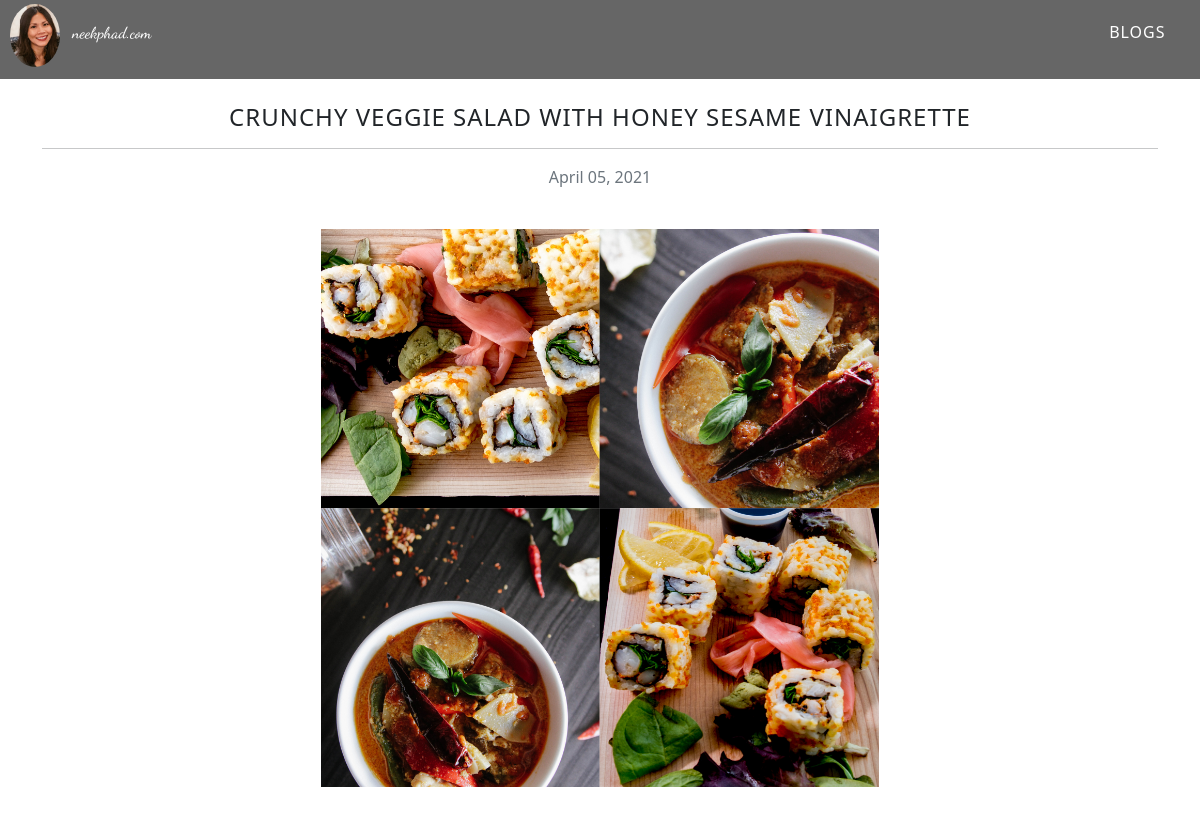
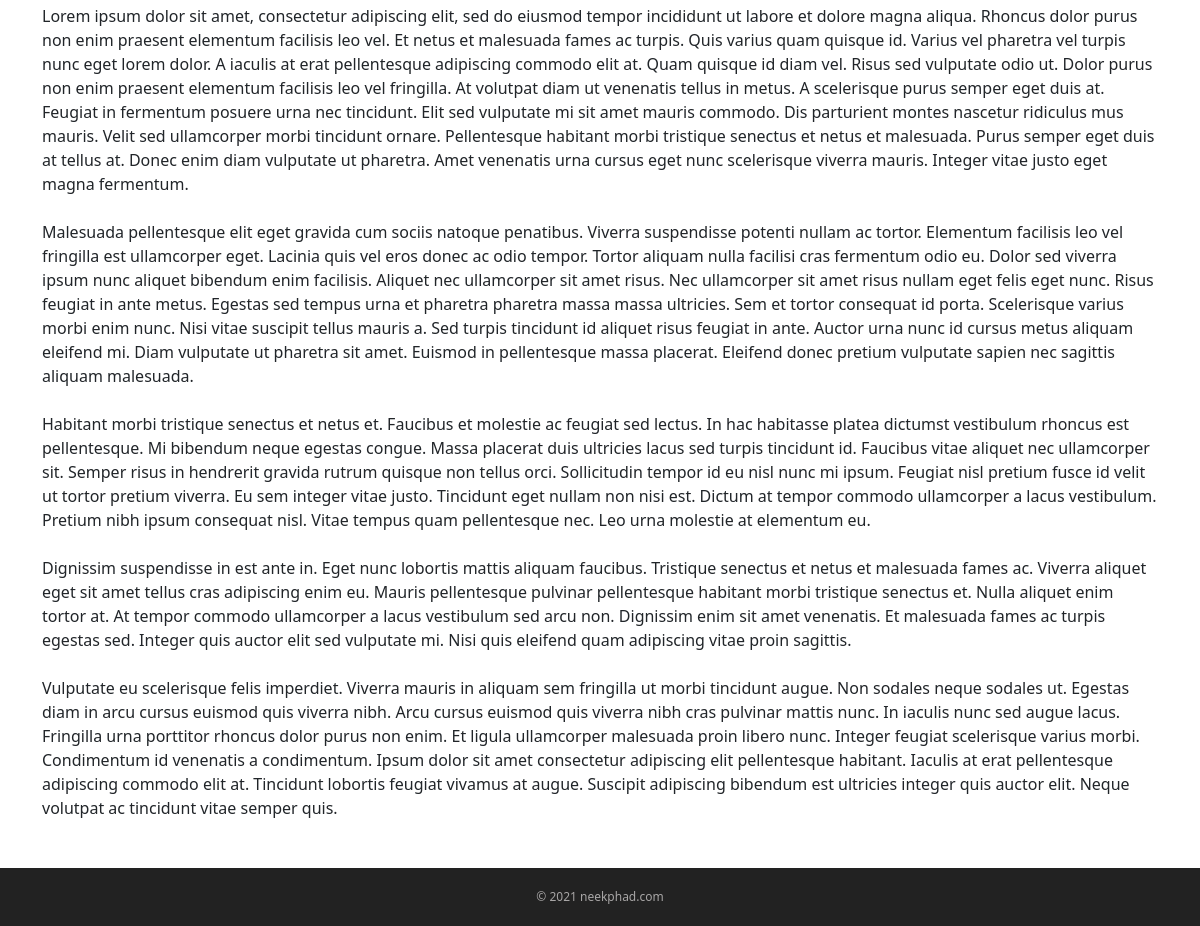
Page /blog/2/crunchy-veggie-salad-honey-sesame-vinaigrette/ on the committed database (2 pictures, top to bottom).
### website/models.py (models this page shows, shortened)
class Blog(models.Model):
    title = models.CharField(max_length=200, blank=False)
    slug = models.SlugField(max_length=200, null=True, blank=False)
    description = models.TextField()
    date = models.DateField()
    image = models.ImageField(upload_to='images/', null=True, blank=True)
    url = models.URLField(blank=True)
    class Meta:
        ordering = ['-date']

### website/views.py (the view)
# urls.py: path('blog/<int:blog_id>/<slug:slug>/', views.blog_detail, name='blog_detail'),
def blog_detail(request, blog_id, slug):
    blog = get_object_or_404(Blog, pk=blog_id, slug=slug)
    return render(request, 'blog_detail.html', {'blog':blog})

### website/templates/blog_detail.html (shortened to what this page needs)
{% extends 'base.html' %}
{% load static %}
{% block content %}
<section>
<div class="container">
    <div class="row">
        <div class="col-md-12 mb-4 mt-4 center">
            <div class="blog-detail">
                <h4>{{ blog.title }}</h4>
                <hr>
                <p class="text-muted text-center">{{ blog.date|date:'F d, Y' }}</p>
                <br>
                {% if blog.image %}
                <img class="blog-detail-image" src="{{ blog.image.url }}">
                {% endif %}
                <br>
                <br>
                <p class="card-text">{{ blog.description|safe }}</p>
            </div>
            <br>
        </div>
    </div>
</div>
</section>
{% endblock %}

### website/static/styles.css (style rules this page uses)
body { height: 100%; margin: 0; padding: 0; font-family: Arial, Helvetica, sans-serif; font-size: 16px; line-height: 1.5; position: relative; }
.blog-detail h4 { text-align: center; letter-spacing: 1px; text-transform: uppercase; font-weight: 400; }
.blog-detail-image { display: block; margin-left: auto; margin-right: auto; width: 50%; }

### rows in the picture
Blog: title "CRUNCHY VEGGIE SALAD WITH HONEY SESAME VINAIGRETTE", date "April 05, 2021", image (picture), description "Lorem ipsum dolor sit amet, consectetur adipiscing elit, sed do eiusmod tempor incididunt ut labore et dolore magna aliqua. Rhoncus dolor purus non enim praesent elementum facilisis leo vel. Et netus et malesuada fames ac turpis. Quis varius quam quisque id. Varius vel pharetra vel turpis nunc eget lorem dolor. A iaculis at erat pellentesque adipiscing commodo elit at. Quam quisque id diam vel. Risus sed vulputate odio ut. Dolor purus non enim praesent elementum facilisis leo vel fringilla. At volutpat diam ut venenatis tellus in metus. A scelerisque purus semper eget duis at. Feugiat in fermentum posuere urna nec tincidunt. Elit sed vulputate mi sit amet mauris commodo. Dis parturient…"
